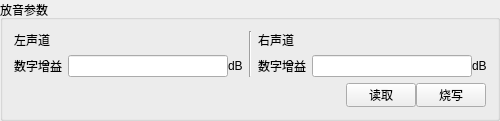
                   <widget class="QGroupBox" name="groupBox_24">
                    <property name="sizePolicy">
                     <sizepolicy hsizetype="Fixed" vsizetype="Fixed">
                      <horstretch>0</horstretch>
                      <verstretch>0</verstretch>
                     </sizepolicy>
                    </property>
                    <property name="minimumSize">
                     <size>
                      <width>500</width>
                      <height>0</height>
                     </size>
                    </property>
                    <property name="maximumSize">
                     <size>
                      <width>500</width>
                      <height>16777215</height>
                     </size>
                    </property>
                    <property name="title">
                     <string>放音参数</string>
                    </property>
                    <layout class="QVBoxLayout" name="verticalLayout_30">
                     <item>
                      <layout class="QHBoxLayout" name="horizontalLayout_37">
                       <item>
                        <layout class="QGridLayout" name="gridLayout_23">
                         <item row="1" column="1">
                          <widget class="QLineEdit" name="playbackArgLeftChannelDGAEdilt">
                           <property name="sizePolicy">
                            <sizepolicy hsizetype="Preferred" vsizetype="Fixed">
                             <horstretch>0</horstretch>
                             <verstretch>0</verstretch>
                            </sizepolicy>
                           </property>
                           <property name="minimumSize">
                            <size>
                             <width>160</width>
                             <height>0</height>
                            </size>
                           </property>
                           <property name="maximumSize">
                            <size>
                             <width>16777215</width>
                             <height>22</height>
                            </size>
                           </property>
                           <property name="text">
                            <string/>
                           </property>
                          </widget>
                         </item>
                         <item row="0" column="0">
                          <widget class="QLabel" name="label_106">
                           <property name="sizePolicy">
                            <sizepolicy hsizetype="Fixed" vsizetype="Preferred">
                             <horstretch>0</horstretch>
                             <verstretch>0</verstretch>
                            </sizepolicy>
                           </property>
                           <property name="text">
                            <string>左声道</string>
                           </property>
                          </widget>
                         </item>
                         <item row="1" column="0">
                          <widget class="QLabel" name="label_102">
                           <property name="sizePolicy">
                            <sizepolicy hsizetype="Fixed" vsizetype="Preferred">
                             <horstretch>0</horstretch>
                             <verstretch>0</verstretch>
                            </sizepolicy>
                           </property>
                           <property name="text">
                            <string>数字增益</string>
                           </property>
                          </widget>
                         </item>
                         <item row="1" column="2">
                          <widget class="QLabel" name="label_107">
                           <property name="sizePolicy">
                            <sizepolicy hsizetype="Fixed" vsizetype="Preferred">
                             <horstretch>0</horstretch>
                             <verstretch>0</verstretch>
                            </sizepolicy>
                           </property>
                           <property name="text">
                            <string>dB</string>
                           </property>
                          </widget>
                         </item>
                        </layout>
                       </item>
                       <item>
                        <widget class="Line" name="line_13">
                         <property name="orientation">
                          <enum>Qt::Vertical</enum>
                         </property>
                        </widget>
                       </item>
                       <item>
                        <layout class="QGridLayout" name="gridLayout_24">
                         <item row="2" column="0">
                          <widget class="QLabel" name="label_113">
                           <property name="sizePolicy">
                            <sizepolicy hsizetype="Fixed" vsizetype="Preferred">
                             <horstretch>0</horstretch>
                             <verstretch>0</verstretch>
                            </sizepolicy>
                           </property>
                           <property name="text">
                            <string>数字增益</string>
                           </property>
                          </widget>
                         </item>
                         <item row="1" column="0">
                          <widget class="QLabel" name="label_117">
                           <property name="sizePolicy">
                            <sizepolicy hsizetype="Fixed" vsizetype="Preferred">
                             <horstretch>0</horstretch>
                             <verstretch>0</verstretch>
                            </sizepolicy>
                           </property>
                           <property name="text">
                            <string>右声道</string>
                           </property>
                          </widget>
                         </item>
                         <item row="2" column="1">
                          <widget class="QLineEdit" name="playbackArgRightChannelDGAEdilt">
                           <property name="sizePolicy">
                            <sizepolicy hsizetype="Preferred" vsizetype="Fixed">
                             <horstretch>0</horstretch>
                             <verstretch>0</verstretch>
                            </sizepolicy>
                           </property>
                           <property name="minimumSize">
                            <size>
                             <width>160</width>
                             <height>0</height>
                            </size>
                           </property>
                           <property name="maximumSize">
                            <size>
                             <width>16777215</width>
                             <height>22</height>
                            </size>
                           </property>
                           <property name="text">
                            <string/>
                           </property>
                          </widget>
                         </item>
                         <item row="2" column="2">
                          <widget class="QLabel" name="label_116">
                           <property name="sizePolicy">
                            <sizepolicy hsizetype="Fixed" vsizetype="Preferred">
                             <horstretch>0</horstretch>
                             <verstretch>0</verstretch>
                            </sizepolicy>
                           </property>
                           <property name="text">
                            <string>dB</string>
                           </property>
                          </widget>
                         </item>
                        </layout>
                       </item>
                      </layout>
                     </item>
                     <item>
                      <widget class="QWidget" name="BackUpWidget" native="true">
                       <layout class="QVBoxLayout" name="verticalLayout_55">
                        <property name="spacing">
                         <number>0</number>
                        </property>
                        <property name="leftMargin">
                         <number>0</number>
                        </property>
                        <property name="topMargin">
                         <number>0</number>
                        </property>
                        <property name="rightMargin">
                         <number>0</number>
                        </property>
                        <property name="bottomMargin">
                         <number>0</number>
                        </property>
                        <item>
                         <layout class="QGridLayout" name="gridLayout_30">
                          <item row="0" column="1">
                           <widget class="QPushButton" name="playbackArgReadDataBtn">
                            <property name="sizePolicy">
                             <sizepolicy hsizetype="Fixed" vsizetype="Fixed">
                              <horstretch>0</horstretch>
                              <verstretch>0</verstretch>
                             </sizepolicy>
                            </property>
                            <property name="maximumSize">
                             <size>
                              <width>70</width>
                              <height>24</height>
                             </size>
                            </property>
                            <property name="text">
                             <string>读取</string>
                            </property>
                           </widget>
                          </item>
                          <item row="0" column="2">
                           <widget class="QPushButton" name="playbackArgWriteDataBtn">
                            <property name="sizePolicy">
                             <sizepolicy hsizetype="Fixed" vsizetype="Fixed">
                              <horstretch>0</horstretch>
                              <verstretch>0</verstretch>
                             </sizepolicy>
                            </property>
                            <property name="maximumSize">
                             <size>
                              <width>70</width>
                              <height>24</height>
                             </size>
                            </property>
                            <property name="text">
                             <string>烧写</string>
                            </property>
                           </widget>
                          </item>
                          <item row="0" column="0">
                           <widget class="QLabel" name="playBackArgShowErrorLabel">
                            <property name="sizePolicy">
                             <sizepolicy hsizetype="Expanding" vsizetype="Preferred">
                              <horstretch>0</horstretch>
                              <verstretch>0</verstretch>
                             </sizepolicy>
                            </property>
                            <property name="text">
                             <string/>
                            </property>
                            <property name="alignment">
                             <set>Qt::AlignCenter</set>
                            </property>
                           </widget>
                          </item>
                         </layout>
                        </item>
                       </layout>
                      </widget>
                     </item>
                    </layout>
                   </widget>
